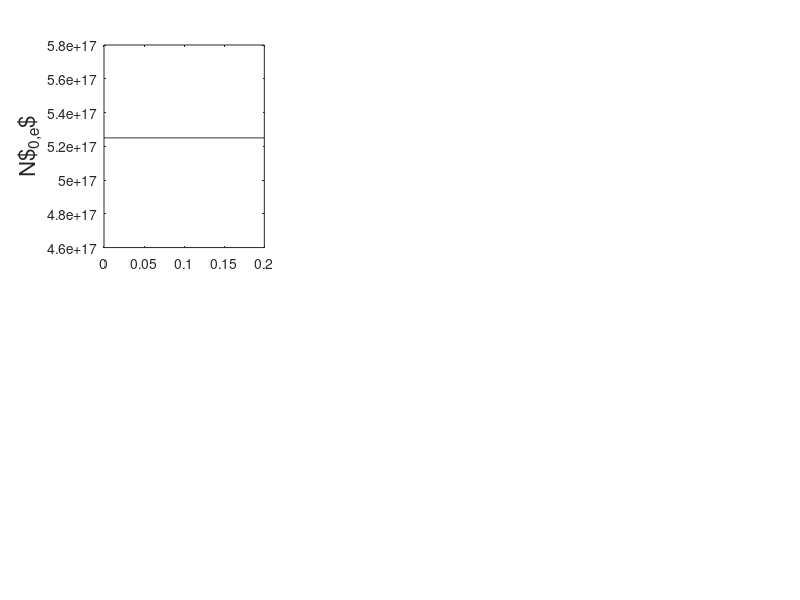

Here is the MATLAB script that generated this plot: (Note: this script raises an error after producing the figure.)
%----------------------------------------%
% main script for 1D DVE loop            %
% rlbarnett c3149416 061117              %
%----------------------------------------%

%--
% constants
mu0 = 4.0*pi*1.0e-7;
eps0 = 8.85e-12;
c0 = 1.0/sqrt(eps0*mu0);

%--
% magnetic field (tesla)
B0 = 2.6;

%--
% driver freq
freq = 51.0e6;
om = 2.0*pi*freq;
k0 = om/c0;
wavel0 = (2*pi)/k0;

%--
% define wavenumbers ky and kz (/m); use values given in van eester section IV?? No
% others mentioned
ky = 5.0;
kz = 6.0;

%--
% "common local derivatives for N0, v||^2, static potential and
% ponderomotive potential" 
lamby = 1.0;
lambz = 1.0;

%--
% spatial domain
npts = 1000;
dx = 0.002;
xmin = 0.0;
xmax = 0.2;
% npts = ((xmax - xmin)/dx);
xax = linspace(xmin, xmax, npts);
% xax = xmin:dx:xmax;
% dx = (xmax - xmin)/(npts - 1);

%--
% background density -- set to zero for vacuum case
Nmax = 5.0e17;
N0 = Nmax*ones(1,npts);

%--
% initialise perturbed density as zero
N1 = zeros(1,npts);
N1e = N1;
N1i = N1;

%--
% initialise perturbed velocity as zero
v1 = zeros(1,npts);
v1e = v1;
v1i = v1;

%--
% electron constants
e = -1.6022e-19;
me = 9.11e-31;

%--
% temperature
T_ev = 15.0;

%--
% thermal velocity
vt = sqrt((T_ev*abs(e)) / me);

%--
% ion constants (95% D, 5% H)
qd = abs(e);
mp = 1.67e-27;
md = 2.0*mp;

qh = abs(e);
mh = mp;

%-- 
% cyclotron frequencies
om_ce = e*B0/me;
om_cd = qd*B0/md;
om_ch = qh*B0/mh;

%--
% rotation matrix
alpha = 0.5;
beta = 0.5;

r11 = cos(beta)*cos(alpha);
r12 = cos(beta)*sin(alpha);
r13 = -sin(beta);
r21 = -sin(alpha);
r22 = cos(alpha);
r23 = 0.0;
r31 = sin(beta)*cos(alpha);
r32 = sin(beta)*sin(alpha);
r33 = cos(beta);

rot = [[r11, r12, r13]
     [r21, r22, r23]
     [r31, r32, r33]];
 
e_para = rot(3,:);
Bvec = B0*e_para;

%--
% electron calcs; density, plasma frequency 
N0e = 1.05*N0;
om_pe = sqrt(N0e*e^2/(me*eps0));

%--
% ion calcs (95% D, 5% H); density, plasma frequency
N0d = 0.95*N0;
om_pd = sqrt(N0d*qd^2/(md*eps0));
N0h = 0.05*N0;
om_ph = sqrt(N0h*qh^2/(mh*eps0));
N0i = N0h + N0d;

nmax = 10;

% for iter=1:nmax
    
%     tic

%--
% plot electron densities
figure(1);
set(gcf,'Position',[0   536   824   419])
% suptitle(['Iteration ' num2str(iter)])

subplot(2,3,1)
plot(xax,N0e,'k')
ylabel('N$_{0,e}$','Fontsize',16)
ytickformat('%.2f')

subplot(2,3,2)
plot(xax,N1e,'k')
ylabel('N$_{1,e}$','Fontsize',16)
ytickformat('%.2f')

hold on

%--
% poisson solve for static potential -- solution (output) "static_pot"

poisson_sol;%(Ne, Nh, Nd, lamby, lambz, e, eps0, dx, npts);

%--
% plot static potential
subplot(2,3,3)
plot(xax,static_pot,'r')
ylabel('$\phi$ (V)','Fontsize',16)
ytickformat('%.2f')

%--
% static electric field calculation -- solution (output) "static_e(x,y,z)"

static_e;

%--
% plot static electric field solutions
subplot(2,3,4)
plot(xax,static_ex,'k')
ylabel('E$_{0,ex}$','Fontsize',16)
ytickformat('%.2f')

subplot(2,3,5)
plot(xax,static_ey,'k')
ylabel('E$_{0,ey}$','Fontsize',16)
ytickformat('%.2f')

subplot(2,3,6)
plot(xax,static_ez,'k')
ylabel('E$_{0,ez}$','Fontsize',16)
ytickformat('%.2f')

hold off
drawnow

%--
% wave solver to find rf electric field -- solution (output) "rf_e(x,y,z)"

wave_sol;

%--
% plot rf wave solutions
figure(2);
set(gcf,'Position',[859   536   824   419])
% suptitle(['Iteration ' num2str(iter)])

subplot(3,3,1)
plot(xax,real(rf_ex),'k')
hold on
plot(xax,imag(rf_ex),'--b')
legend('Re[Ex]', 'Im[Ex]', 'Location', 'northwest') 
ylabel('E$_{1,ex}$','Fontsize',16)
ytickformat('%.2f')

subplot(3,3,2)
plot(xax,real(rf_ey),'k')
hold on
plot(xax,imag(rf_ey),'--b')
ylabel('E$_{1,ey}$','Fontsize',16)
ytickformat('%.2f')

subplot(3,3,3)
plot(xax,real(rf_ez),'k')
hold on
plot(xax,imag(rf_ez),'--b')
ylabel('E$_{1,ez}$','Fontsize',16)
ytickformat('%.2f')

hold on

%--
% ponderomotive acceleration calculation -- solution (output)
% "a_pond(x,y,z)"

a_pond;

%--
% plot ponderomotive potential and accelerations
subplot(3,3,4)
plot(xax,pond_pote,'r')
ylabel('$\Theta$','Fontsize',16)
ytickformat('%.2f')

subplot(3,3,7)
plot(xax,a_pondex,'k')
ylabel('$(-\nabla\Theta)_x$','Fontsize',16)
ytickformat('%.2f')

subplot(3,3,8)
plot(xax,a_pondey,'k')
ylabel('$(-\nabla\Theta)_y$','Fontsize',16)
ytickformat('%.2f')

subplot(3,3,9)
plot(xax,a_pondez,'k')
ylabel('$(-\nabla\Theta)_z$','Fontsize',16)
ytickformat('%.2f')

hold off
drawnow

%--
% pressure term -- solution (output) "press(x,y,z)"

pressure;

%--
% plot pressures
figure(3);
set(gcf,'Position',[6    60   824   419])
% suptitle(['Iteration ' num2str(iter)])

subplot(3,3,1)
plot(xax,pressex,'k')
ylabel('$(\nabla N_0/N_0)_x$','Fontsize',16)
ytickformat('%.2f')

subplot(3,3,2)
plot(xax,pressey,'k')
ylabel('$(\nabla N_0/N_0)_y$','Fontsize',16)
ytickformat('%.2f')

subplot(3,3,3)
plot(xax,pressez,'k')
ylabel('$(\nabla N_0/N_0)_z$','Fontsize',16)
ytickformat('%.2f')

hold on

%--
% calculate perpendicular drift velocities analytically -- solution
% (output) "v_perp(1,2)"

v_drift;

%--
% plot perpendicular drift velocities
subplot(3,3,4)
plot(xax,vd_perp1e,'k')
ylabel('v$_{e\perp,1}$','Fontsize',16)
ytickformat('%.2f')

subplot(3,3,5)
plot(xax,vd_perp2e,'k')
ylabel('v$_{e\perp,2e}$','Fontsize',16)
ytickformat('%.2f')

%--
% solve equation 23 (DVE 2015): slow time scale continuity equation yielding v
% parallel -- solution (output)

cont_slow;

%--
% plot parallel drift velocity and perturbed velocity
subplot(3,3,6)
plot(xax,v_parae,'k')
ylabel('v$_{e\parallel}$','Fontsize',16)
ytickformat('%.2f')

subplot(3,3,7)
plot(xax,v1e,'r')
ylabel('v$_{1,e}$','Fontsize',16)
ytickformat('%.2f')

hold off
drawnow

%--
% solve equation 24 (DVE 2015): slow time scale parallel equation of motion yielding log(N0) 
% -- solution (output)

eqofmot_slow;

%--
% calculate perturbed velocity

fastv_update;

%--
% solve equation 25 (DVE 2015): fast time scale continuity equation
% yielding the perturbed density 

cont_fast;

%     toc
    
%     end



